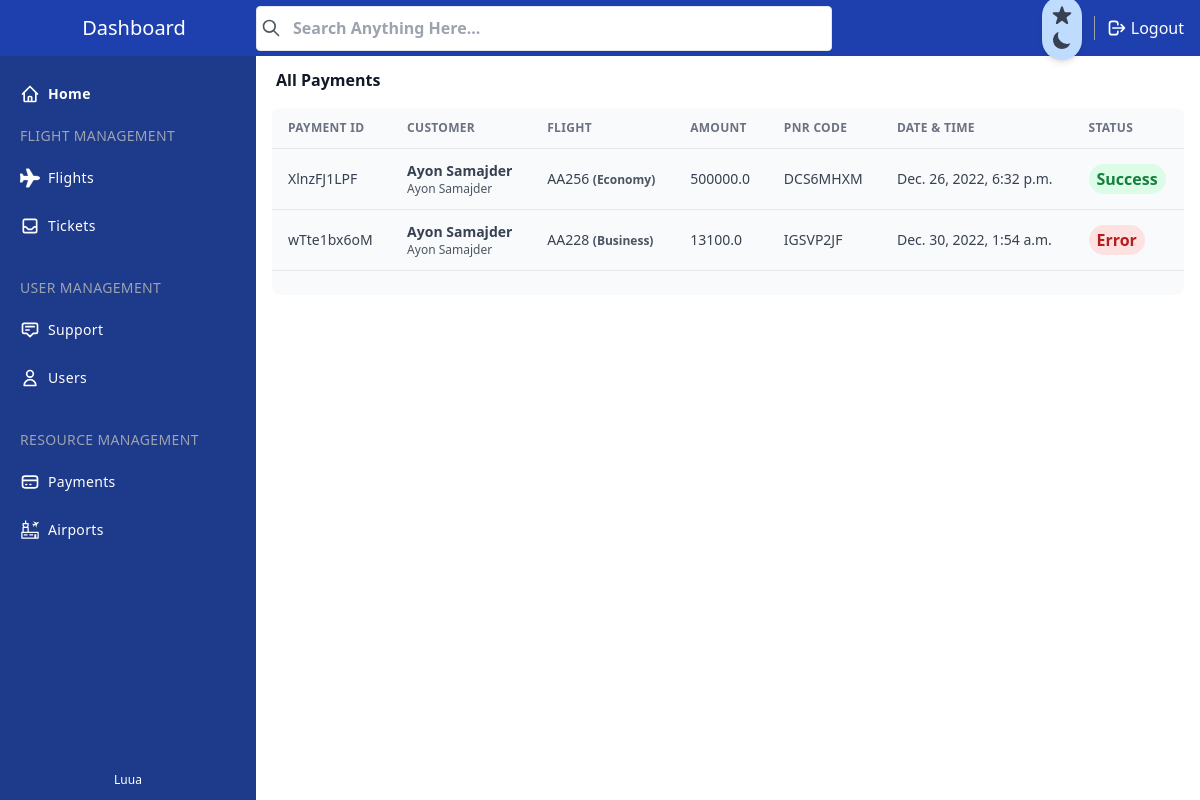
The app's page /manage/payments/ (signed in), older data.
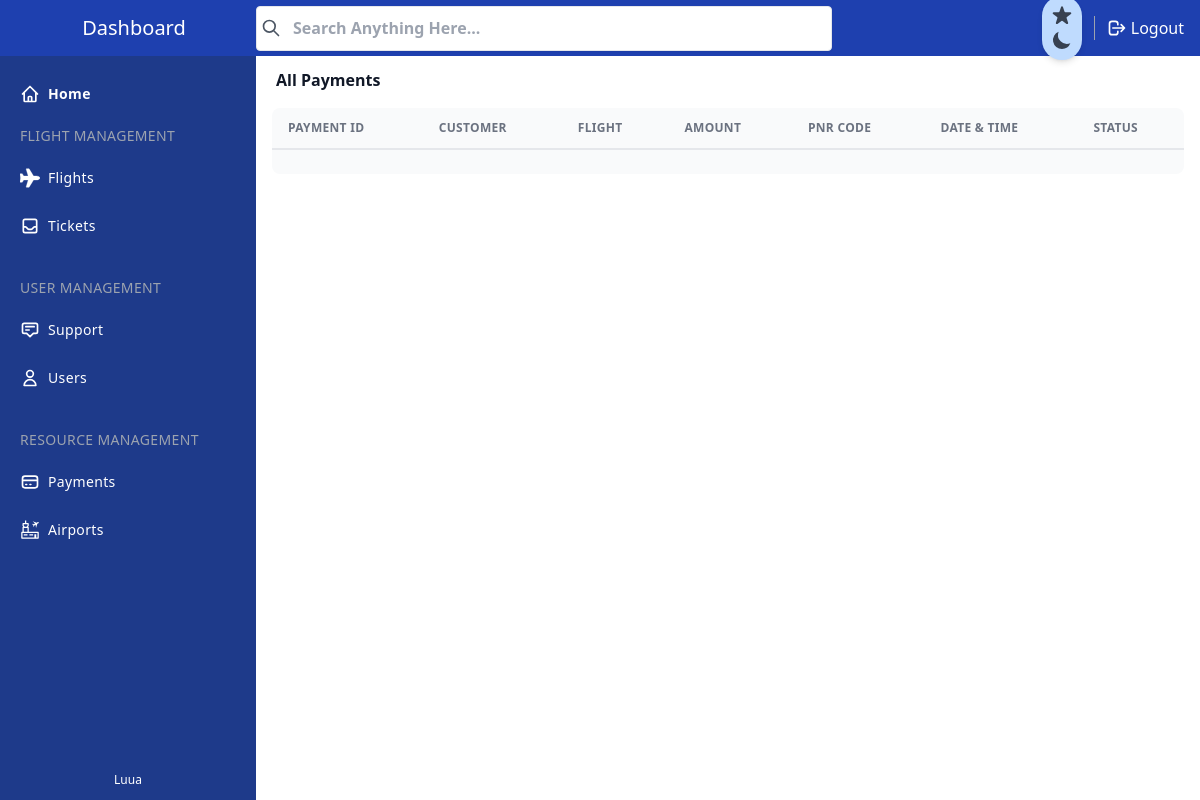
The same page, newer data.
### core/models.py (models this page shows, shortened)
class Payment(models.Model):
    payment_id = models.CharField(default=get_random_string(10), unique=True, max_length=32)
    profile = models.ForeignKey(Profile, on_delete=models.CASCADE, related_name="payment_user")
    booking = models.ForeignKey(Booking, on_delete=models.CASCADE, related_name="payment_booking")
    flight = models.ForeignKey(Flight, models.CASCADE, related_name="payment_flight")
    amount = models.FloatField()
    status = models.BooleanField(default=False)
    created_at = models.DateTimeField(auto_now_add= True)
    updated_at = models.DateTimeField(auto_now= True)

class BaseModel(models.Model):
    uid = models.UUIDField(primary_key = True, default = uuid.uuid4)
    created_at = models.DateTimeField(auto_now_add= True)
    updated_at = models.DateTimeField(auto_now= True)
    class Meta:
        abstract = True

class Profile(BaseModel):
    user = models.OneToOneField(User, related_name="userprofile", on_delete=models.CASCADE)
    full_name = models.CharField(max_length=50)
    gender = models.CharField(max_length=8, null=True, blank=True)
    passport_number = models.CharField(max_length=8, null=True, blank=True)
    citizenship = models.CharField(max_length=16, null=True, blank=True)
    mobile_number = models.CharField(max_length=15, null=True, blank=True)
    profile_active = models.BooleanField(default=False)
    def __str__(self) -> str:
        return self.full_name

class Booking(BaseModel):
    profile = models.ForeignKey(Profile, on_delete=models.CASCADE, related_name="booking_user")
    flight = models.ForeignKey(Flight, models.CASCADE, related_name="flight_booking")
    person_name = models.CharField(max_length=50)
    gender = models.CharField(max_length=8)
    passport_number = models.CharField(max_length=8)
    citizenship = models.CharField(max_length=16)
    mobile_number = models.CharField(max_length=15)
    email = models.EmailField(max_length=25, null=True, blank=True)
    pnr_code = models.CharField(default=get_random_string(8).upper(), unique=True, max_length=8)
    seat_type = models.CharField(max_length=8)
    fare_amount = models.FloatField(null=True, blank=True)
    fare = models.ForeignKey(Fare, on_delete=models.CASCADE, related_name="fare_boooking", null=True, blank=True)

class Flight(BaseModel):
    flight_number = models.CharField(max_length=6)
    origin_airport = models.ForeignKey(Airport, on_delete=models.CASCADE, related_name="flight_origin")
    destination_airport = models.ForeignKey(Airport, on_delete=models.CASCADE, related_name="flight_destination")
    departure_date = models.DateField()
    departure_time = models.TimeField()
    arrival_date = models.DateField()
    arrival_time = models.TimeField()
    def __str__(self) -> str:
        return self.flight_number

### manage/views.py (the view)
# urls.py: path('payments/', views.all_payments, name="all_payments"),
@login_required(login_url='/manage/login')
@staff_member_required(login_url='/manage/login')
def all_payments(request):
    try:
        context = {
            "payments" : Payment.objects.all()
        }
        return render(request, 'manage/payments/all-payments.html', context)
    except Exception as err:
        logger.error(err)

### template/manage/payments/all-payments.html (shortened to what the changed rows need)
{% include 'manage/sections/header.html' %}
{% load static %}
</head>
<body>
    <div x-data="setup()" :class="{ 'dark': isDark }">
        <div
            class="min-h-screen flex flex-col flex-auto flex-shrink-0 antialiased bg-white dark:bg-gray-700 text-black dark:text-white">
            <div class="h-full ml-14 mt-14 mb-10 md:ml-64">
                <div class="mt-4 mx-4">
                    <div class="w-full overflow-hidden rounded-lg shadow-xs">
                        <div class="w-full overflow-x-auto">
                            <table class="w-full">
                                <thead>
                                    <tr
                                        class="text-xs font-semibold tracking-wide text-left text-gray-500 uppercase border-b dark:border-gray-700 bg-gray-50 dark:text-gray-400 dark:bg-gray-800">
                                        <th class="px-4 py-3">Payment Id</th>
                                        <th class="px-4 py-3">Customer</th>
                                        <th class="px-4 py-3">Flight</th>
                                        <th class="px-4 py-3">Amount</th>
                                        <th class="px-4 py-3">PNR Code</th>
                                        <th class="px-4 py-3">Date & Time</th>
                                        <th class="px-4 py-3">Status</th>
                                    </tr>
                                </thead>
                                <tbody class="bg-white divide-y dark:divide-gray-700 dark:bg-gray-800">
                                    {% for x in payments %}
                                    <tr onclick="window.location.href='#/manage/payments/{{x.payment_id}}';" class="bg-gray-50 cursor-pointer dark:bg-gray-800 hover:bg-gray-100 dark:hover:bg-gray-900 text-gray-700 dark:text-gray-400">
                                        <td class="px-4 py-3 text-sm">{{x.payment_id}}</td>
                                        <td class="px-4 py-3">
                                            <div class="flex items-center text-sm">
                                                <div>
                                                    <p class="font-semibold">{{x.profile}}</p>
                                                    <p class="text-xs text-gray-600 dark:text-gray-400">{{x.booking.person_name}}
                                                    </p>
                                                </div>
                                            </div>
                                        </td>
                                        <td class="px-4 py-3 text-sm">{{x.flight}} <span class="text-xs font-semibold text-gray-600 dark:text-gray-400">({{x.booking.seat_type}})
                                        </span></td>
                                        <td class="px-4 py-3 text-sm">{{x.amount}}</td>
                                        <td class="px-4 py-3 text-sm">{{x.booking.pnr_code}}</td>
                                        <td class="px-4 py-3 text-sm">{{x.created_at}}</td>
                                        <td class="px-4 py-3">
                                            {% if x.status %}
                                                <span class="px-2 py-1 font-semibold leading-tight text-green-700 bg-green-100 rounded-full dark:bg-green-700 dark:text-green-100">
                                                    Success
                                                </span>
                                            {% else %}
                                                <span class="px-2 py-1 font-semibold leading-tight text-red-700 bg-red-100 rounded-full dark:bg-red-700 dark:text-red-100">
                                                    Error
                                                </span>
                                            {% endif %}
                                        </td>
                                    </tr>
                                    {% endfor %}
                                </tbody>
                            </table>
                        </div>
                    </div>
                </div>
            </div>
        </div>
    </div>
    {% include 'manage/sections/footer.html' %}
</html>

Row changes from the older to the newer data that the page shows:
removed Payment: payment_id "XlnzFJ1LPF", profile "Ayon Samajder", booking.person_name "Ayon Samajder", flight "AA256", booking.seat_type "Economy", amount "500000.0", booking.pnr_code "DCS6MHXM", created_at "Dec. 26, 2022, 6:32 p.m.", status "Success"
removed Payment: payment_id "wTte1bx6oM", profile "Ayon Samajder", booking.person_name "Ayon Samajder", flight "AA228", booking.seat_type "Business", amount "13100.0", booking.pnr_code "IGSVP2JF", created_at "Dec. 30, 2022, 1:54 a.m.", status "Error"
